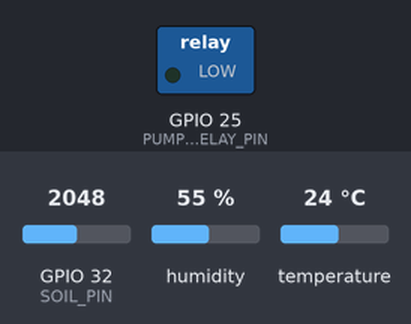
The sketch below on a simulated ESP32. Shown: switched loads named in the sketch (green lamp = pin HIGH). The test bench sets the inputs (shaded band); at power-on: GPIO 32 (SOIL_PIN) = 2048, humidity 55 %, temperature 24 °C. WiFi joins after 1.5 s; servers stay silent unless stated; uploads are accepted with an empty reply; the local clock reads 2024-03-15 10:24:30 at power-on unless the sketch sets it; what the sketch prints to the serial monitor is not drawn.

Above: at 3.7 s.
3.8 s: GPIO 32 (SOIL_PIN) set to 2639
5.3 s: GPIO 32 (SOIL_PIN) set to 2731
At 5.9 s:
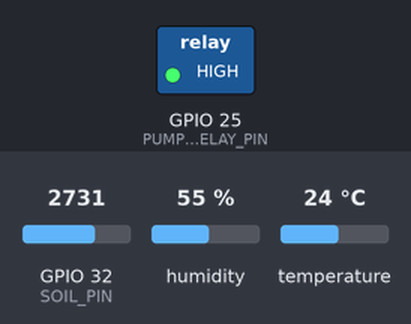
Timing chart, 0 to 8.3 s (numbered marks = the images above; inputs shaded):
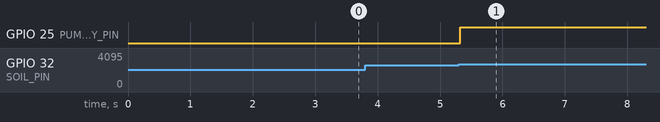

Measured:
- the behaviour switches between 2689 and 2690 on GPIO 32 (SOIL_PIN) (found by bisection; images 0 and 1)
- after the input at 3.8 s, every drawn part: stays the same
- after the input at 5.3 s, GPIO 25 (PUMP_RELAY_PIN): LOW → HIGH at once

The sketch:

IoT_Farming_System.ino
```cpp
#include <WiFi.h>
#include <WiFiClientSecure.h>
#include <HTTPClient.h>
#include <SimpleDHT.h>
#include <time.h>


#define WIFI_SSID          "naughty"
#define WIFI_PASSWORD      "12345678"


#define FIREBASE_HOST      "soilmoisturedata-44dd2-default-rtdb.asia-southeast1.firebasedatabase.app"


#define DEVICE_ID          "ESP32-FARMING-01"

// ---- Sensors --------------------------------------------------------------
const int SOIL_PIN       = 32;   // capacitive soil moisture sensor (analog)
const int DHT11_PIN      = 4;    // DHT11 digital pin
SimpleDHT11 dht11(DHT11_PIN);

// ---- Calibration -----------------------------------------------------------
#define MOISTURE_WET_VALUE   800     // raw reading when soil is wettest
#define MOISTURE_DRY_VALUE  3500     // raw reading when soil is driest


const int  PUMP_RELAY_PIN = 25;          // digital pin driving the relay
const int  MOISTURE_DRY_THRESHOLD = 30;  // pump ON when moisture <= 30
const int  MOISTURE_WET_THRESHOLD = 45;  // pump OFF when moisture >= 45
const bool AUTO_PUMP              = true;


const unsigned long SEND_INTERVAL_MS  = 10000;
const unsigned long WIFI_RETRY_MS     = 30000;
const int           MOISTURE_SAMPLES  = 5;


static struct tm  timeinfo;
static bool       haveTime      = false;
static bool       pumpOn        = false;
static unsigned long lastSend   = 0;
static unsigned long lastWiFiRetry = 0;


static void connectWiFi() {
  if (WiFi.status() == WL_CONNECTED) return;
  Serial.print("[WiFi] Connecting to '" WIFI_SSID "'");
  WiFi.begin(WIFI_SSID, WIFI_PASSWORD);
  unsigned long start = millis();
  while (WiFi.status() != WL_CONNECTED && millis() - start < 20000) {
    delay(500);
    Serial.print(".");
  }
  if (WiFi.status() == WL_CONNECTED) {
    Serial.print("\n[WiFi] Connected. IP: ");
    Serial.println(WiFi.localIP());
  } else {
    Serial.println("\n[WiFi] Connection failed; will retry...");
  }
}

static void syncTime() {
  configTime(0, 0, "pool.ntp.org", "time.nist.gov");
}

static void refreshTime() {
  time_t now = time(nullptr);
  if (now > 0 && getLocalTime(&timeinfo)) {
    haveTime = true;
  } else {
    syncTime();
  }
}

static const char* timestampStr() {
  static char buf[32];
  if (!haveTime) {
    refreshTime();
    if (getLocalTime(&timeinfo)) haveTime = true;
  }
  if (!haveTime) return "";
  snprintf(buf, sizeof(buf), "%04d-%02d-%02dT%02d:%02d:%02dZ",
           timeinfo.tm_year + 1900, timeinfo.tm_mon + 1, timeinfo.tm_mday,
           timeinfo.tm_hour, timeinfo.tm_min, timeinfo.tm_sec);
  return buf;
}

static int readMoisturePercent(int* rawOut) {
  long sum = 0;
  for (int i = 0; i < MOISTURE_SAMPLES; ++i) sum += analogRead(SOIL_PIN);
  int raw = (int)(sum / MOISTURE_SAMPLES);
  int moisture = map(raw, MOISTURE_WET_VALUE, MOISTURE_DRY_VALUE, 100, 0);
  if (rawOut) *rawOut = raw;
  return constrain(moisture, 0, 100);
}

static bool readEnvironment(byte* temp, byte* hum) {
  for (int attempt = 0; attempt < 3; ++attempt) {
    if (dht11.read(temp, hum, NULL) == SimpleDHTErrSuccess) return true;
    delay(1000);
  }
  if (temp) *temp = 0;
  if (hum)  *hum  = 0;
  return false;
}

static void startPump() {
  if (pumpOn) return;
  digitalWrite(PUMP_RELAY_PIN, HIGH);
  pumpOn = true;
  Serial.println("[Pump] Started (relay ON)");
}

static void stopPump() {
  if (!pumpOn) return;
  digitalWrite(PUMP_RELAY_PIN, LOW);
  pumpOn = false;
  Serial.println("[Pump] Stopped (relay OFF)");
}

static String buildPayload(int moisture, int raw, byte temp, byte hum) {
  String json = "{";
  json += "\"device\":\"" + String(DEVICE_ID) + "\",";
  json += "\"moisture\":" + String(moisture) + ",";
  json += "\"raw\":" + String(raw) + ",";
  json += "\"temperature\":" + String(temp) + ",";
  json += "\"humidity\":" + String(hum);
  if (haveTime) json += ",\"timestamp\":\"" + String(timestampStr()) + "\"";
  json += ",\"pump\":" + String(pumpOn ? 1 : 0);
  json += "}";
  return json;
}

static bool sendToFirebase(const String& json) {
  if (WiFi.status() != WL_CONNECTED) return false;
  WiFiClientSecure client;
  client.setInsecure();
  HTTPClient http;
  String url = "https://" + String(FIREBASE_HOST) + "/sensor.json";
  http.begin(client, url);
  http.addHeader("Content-Type", "application/json");
  int code = http.PUT(json);
  if (code > 0) Serial.print("[Firebase] OK, code=");
  else          Serial.print("[Firebase] Error, code=");
  Serial.println(code);
  http.end();
  return code > 0;
}


void setup() {
  Serial.begin(115200);
  delay(1000);
  Serial.println("\n[ESP32] IoT-Farming-System firmware starting...");
  pinMode(PUMP_RELAY_PIN, OUTPUT);
  digitalWrite(PUMP_RELAY_PIN, LOW);   // pump off at boot
  connectWiFi();
  syncTime();
}

void loop() {
  unsigned long now = millis();

  if (WiFi.status() != WL_CONNECTED) {
    if (now - lastWiFiRetry >= WIFI_RETRY_MS) {
      lastWiFiRetry = now;
      connectWiFi();
    }
  }


  int raw = 0;
  int moisture = readMoisturePercent(&raw);
  byte temp = 0, hum = 0;
  readEnvironment(&temp, &hum);


  if (AUTO_PUMP) {
    if (moisture <= MOISTURE_DRY_THRESHOLD) startPump();
    else if (moisture >= MOISTURE_WET_THRESHOLD) stopPump();
  }


  if (now - lastSend >= SEND_INTERVAL_MS) {
    lastSend = now;
    refreshTime();
    String json = buildPayload(moisture, raw, temp, hum);
    Serial.println("[Data] " + json);
    Serial.print("[Status] Moisture=");
    Serial.print(moisture);
    Serial.print("%  Pump=");
    Serial.println(pumpOn ? "ON" : "OFF");
    sendToFirebase(json);
  }
}
```
